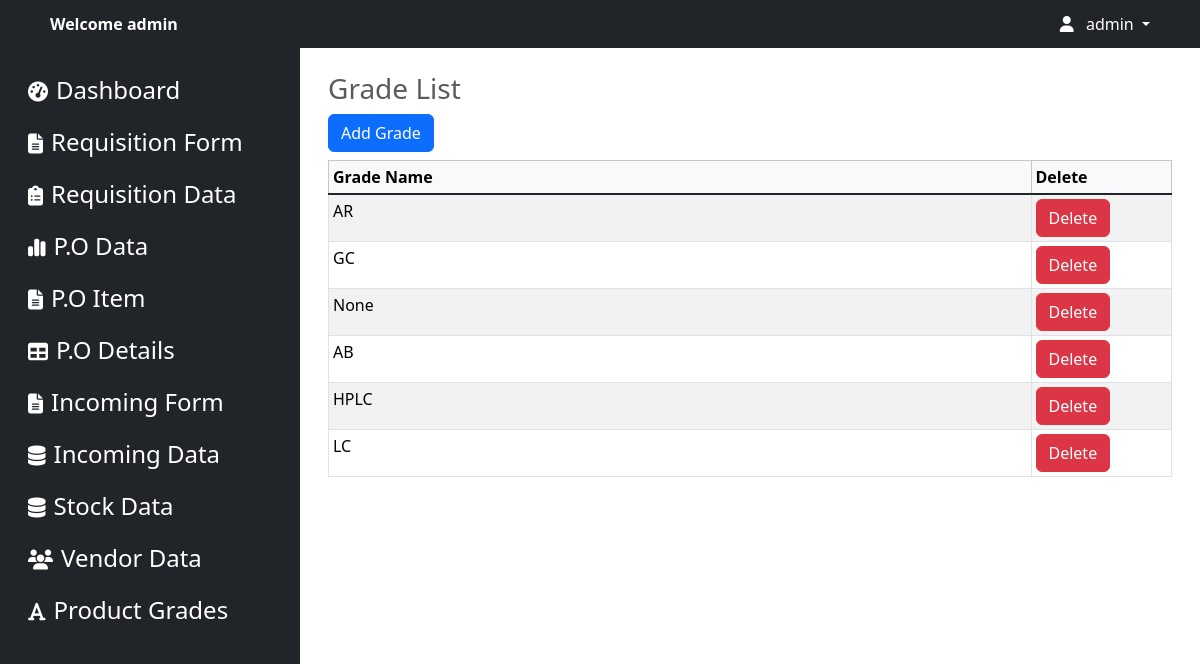
Screenshot of /grades/ (signed in) with the database file from the repository.
### apps/models.py (models this page shows, shortened)
class Grade(models.Model):
    name = models.CharField(max_length=100)

### apps/views.py (the view)
# urls.py: path('grades/', views.grade_list, name='grade_list'),
@login_required
@never_cache
def grade_list(request):
    grades = Grade.objects.all()
    return render(request, 'grade/grade_list.html', {'grades': grades})

### templates/grade/grade_list.html (shortened to what this page needs)
<!DOCTYPE html>
<html lang="en">
<head>
    {% load static %}
    <link href="https://cdn.jsdelivr.net/npm/bootstrap@5.3.2/dist/css/bootstrap.min.css" rel="stylesheet">
    <link href="https://cdnjs.cloudflare.com/ajax/libs/font-awesome/6.5.1/css/all.min.css" rel="stylesheet">
    <link rel="stylesheet" href="{% static 'css/index.css' %}">
    <link rel="stylesheet" href="{% static 'css/sidebar.css' %}">
    <link rel="stylesheet" href="https://cdn.datatables.net/2.0.1/css/dataTables.bootstrap5.css">
</head>
<body>
    {% include 'logined/navbar.html' %}
    <div class="container-fluid">
        {% include 'logined/sidebar.html' %}
        <div class="col overflow-x-auto">
            <div class="container-fluid p-3">
                <div class="table-responsive{-sm|-md|-lg|-xl|-xxl} ">
                    <table id="example" class="caption-top table table-bordered table-striped table-sm table-hover"
                        style="width:100%">
                        <caption>
                            <h3>Grade List</h3>
                            <a href="{% url 'add_grade' %}" class="btn btn-primary">Add Grade</a>
                        </caption>
                        <thead class="table-light">
                            <tr>
                                <th class="col-10">Grade Name</th>
                                <th class="col-2">Delete</th>
                            </tr>
                        </thead>
                        <tbody class="table-group-divider">
                            {% for grade in grades %}
                            <tr>
                                <td>{{ grade.name }}</td>
                                <td><a href="{% url 'grade_delete' id=grade.id %}" class="btn btn-danger">Delete</a>
                                </td>
                            </tr>
                            {% endfor %}
                        </tbody>
                    </table>
                </div>
            </div>
        </div>
    </div>
    </div>
</body>
</html>

### templates/logined/navbar.html (shortened to what this page needs)
{% load static %}
<nav class="navbar navbar-expand-lg navbar-dark bg-dark navbar-custom p-1 ">
    <div class="container">
        <div class="collapse navbar-collapse" id="navbarNav">
            <ul class="navbar-nav">
                <li class="nav-item">
                    <a class="nav-link d-none d-lg-block text-white fw-semibold" href="#">Welcome {{ user.username }}</a>
                </li>
            </ul>
            <ul class="navbar-nav ms-auto">
                {% if user.is_authenticated %}
                <li class="nav-item dropdown">
                    <a class="nav-link dropdown-toggle text-white" href="#" id="navbarDropdown" role="button"
                        data-bs-toggle="dropdown" aria-expanded="false">
                        <i class="fas fa-user"></i> <span class="ms-2 d-none d-sm-inline">{{ user.username }}</span>
                    </a>
                </li>
                {% endif %}
            </ul>
        </div>
    </div>
</nav>

### static/css/index.css (style rules this page uses)
.navbar { --bs-navbar-padding-y: 0rem !important; }

### rows the page displays
Grade: name "AR"
Grade: name "GC"
Grade: name "None"
Grade: name "AB"
Grade: name "HPLC"
Grade: name "LC"

### other values shown
{{ user.username }} "admin"
